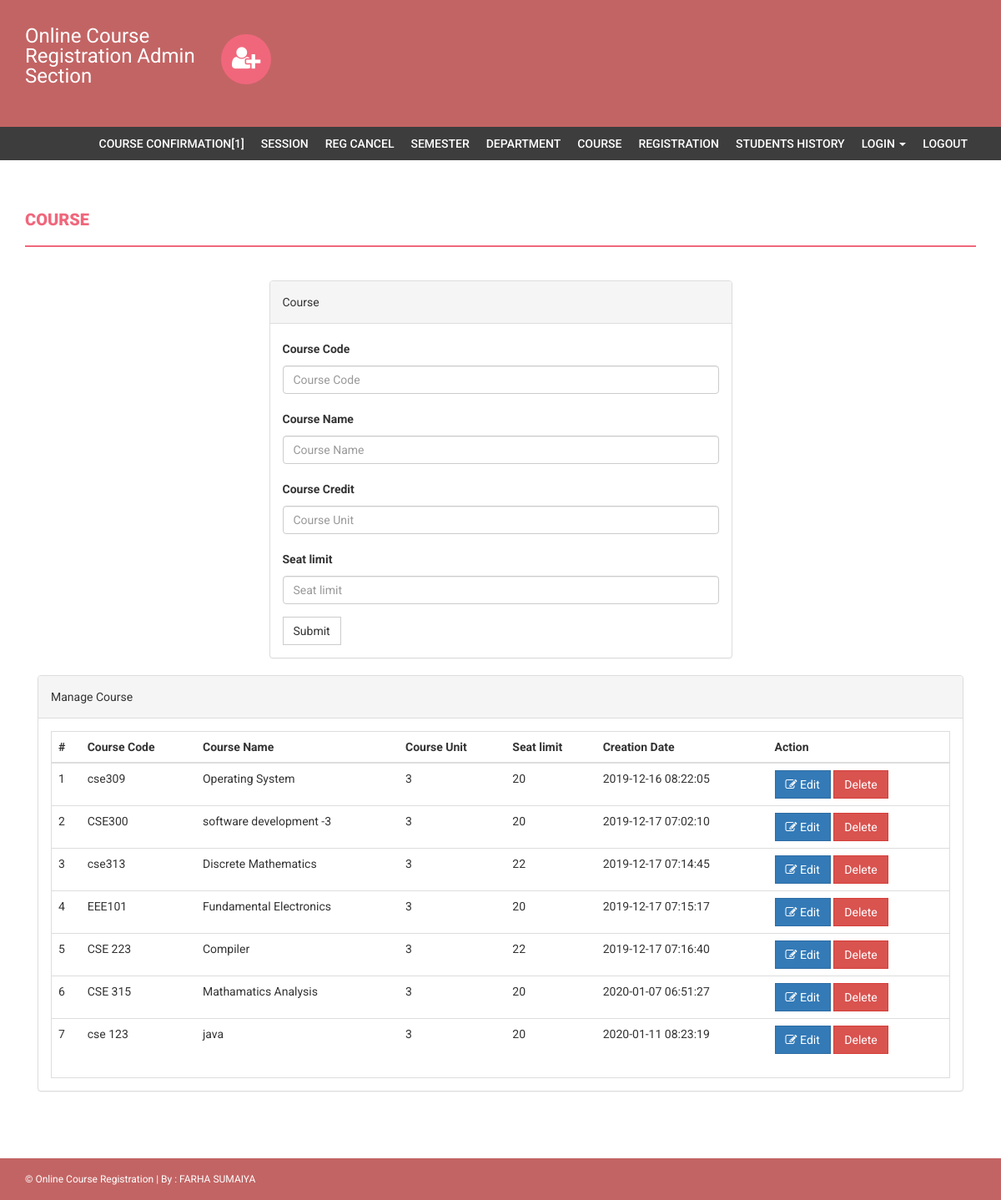
Page /admin/course.php (signed in) on the committed database.
### tables this page shows
CREATE TABLE `course` (
  `id` int(11) NOT NULL,
  `courseCode` varchar(255) DEFAULT NULL,
  `courseName` varchar(255) DEFAULT NULL,
  `courseUnit` varchar(255) DEFAULT NULL,
  `noofSeats` int(11) DEFAULT NULL,
  `creationDate` timestamp NULL DEFAULT current_timestamp(),
  `updationDate` varchar(255) DEFAULT NULL
);

### admin/course.php (the view, shortened to what this page needs)
<?php
if(strlen($_SESSION['alogin'])==0)
    {
header('location:index.php');
}
else{
?>
<!DOCTYPE html>
<html xmlns="http://www.w3.org/1999/xhtml">
<head>
    <link href="assets/css/bootstrap.css" rel="stylesheet" />
    <link href="assets/css/font-awesome.css" rel="stylesheet" />
    <link href="assets/css/style.css" rel="stylesheet" />
</head>
<body>
<?php include('includes/header.php');?>
<?php if($_SESSION['alogin']!="")
{
 include('includes/menubar.php');
}
 ?>
    <div class="content-wrapper">
        <div class="container">
              <div class="row">
                    <div class="col-md-12">
                        <h1 class="page-head-line">Course  </h1>
                    </div>
                </div>
                <div class="row" >
                  <div class="col-md-3"></div>
                    <div class="col-md-6">
                        <div class="panel panel-default">
                        <div class="panel-heading">
                           Course
                        </div>
                        <div class="panel-body">
                       <form name="dept" method="post">
   <div class="form-group">
    <label for="coursecode">Course Code  </label>
    <input type="text" class="form-control" id="coursecode" name="coursecode" placeholder="Course Code" required />
  </div>
 <div class="form-group">
    <label for="coursename">Course Name  </label>
    <input type="text" class="form-control" id="coursename" name="coursename" placeholder="Course Name" required />
  </div>
<div class="form-group">
    <label for="courseunit">Course Credit  </label>
    <input type="text" class="form-control" id="courseunit" name="courseunit" placeholder="Course Unit" required />
  </div>
<div class="form-group">
    <label for="seatlimit">Seat limit  </label>
    <input type="text" class="form-control" id="seatlimit" name="seatlimit" placeholder="Seat limit" required />
  </div>
 <button type="submit" name="submit" class="btn btn-default">Submit</button>
</form>
                            </div>
                            </div>
                    </div>
                </div>
                <div class="col-md-12">
                    <div class="panel panel-default">
                        <div class="panel-heading">
                            Manage Course
                        </div>
                        <div class="panel-body">
                            <div class="table-responsive table-bordered">
                                <table class="table">
                                    <thead>
                                        <tr>
                                            <th>#</th>
                                            <th>Course Code</th>
                                            <th>Course Name </th>
                                            <th>Course Unit</th>
                                            <th>Seat limit</th>
                                             <th>Creation Date</th>
                                             <th>Action</th>
                                        </tr>
                                    </thead>
                                    <tbody>
<?php
$sql=mysqli_query($con,"select * from course");
$cnt=1;
while($row=mysqli_fetch_array($sql))
{
?>
                                        <tr>
                                            <td><?php echo $cnt;?></td>
                                            <td><?php echo htmlentities($row['courseCode']);?></td>
                                            <td><?php echo htmlentities($row['courseName']);?></td>
                                            <td><?php echo htmlentities($row['courseUnit']);?></td>
                                             <td><?php echo htmlentities($row['noofSeats']);?></td>
                                            <td><?php echo htmlentities($row['creationDate']);?></td>
                                            <td>
                                            <a href="edit-course.php?id=<?php echo $row['id']?>">
<button class="btn btn-primary"><i class="fa fa-edit "></i> Edit</button> </a>
  <a href="course.php?id=<?php echo $row['id']?>&del=delete" onClick="return confirm('Are you sure you want to delete?')">
                                            <button class="btn btn-danger">Delete</button>
</a>
                                            </td>
                                        </tr>
<?php
$cnt++;
} ?>
                                    </tbody>
                                </table>
                            </div>
                        </div>
                    </div>
                </div>
            </div>
        </div>
  <?php include('includes/footer.php');?>
</body>
</html>
<?php } ?>

### admin/includes/header.php (shortened to what this page needs)
<div class="navbar navbar-inverse set-radius-zero">
    <div class="container">
        <div class="navbar-header">
             <a class="navbar-brand" href="#" style="color:#fff; font-size:24px;4px; line-height:24px; ">
               Online Course Registration Admin Section
            </a>
        </div>
        <div class="left-div">
            <i class="fa fa-user-plus login-icon" ></i>
    </div>
        </div>
    </div>

### admin/includes/menubar.php (shortened to what this page needs)
<section class="menu-section">
        <div class="container">
            <div class="row">
                <div class="col-md-12">
                    <div class="navbar-collapse collapse ">
                        <ul id="menu-top" class="nav navbar-nav navbar-right">
						<?php
						$con = mysqli_connect("localhost","root","","onlinecourse");
						$select  = "SELECT * FROM courseenrolls WHERE status=0";
						$rs = mysqli_query($con,$select);
						if($rs){
							$rows = mysqli_num_rows($rs);
						}
						?>
                            <li><a target="_blank" href="pending_course.php">course confirmation[<?php echo $rows;?>]</a></li>
                            <li><a href="session.php">Session</a></li>
                            <li><a target="_blank" href="reg_cancel.php">Reg Cancel</a></li>
                            <li><a href="semester.php">Semester </a></li>
                            <li><a   href="department.php">Department</a></li>
                             <li><a href="course.php">Course</a></li>
                              <li><a href="student-registration.php">Registration</a></li>
                               <li><a href="enroll-history.php">Students History</a></li>
                            <li class="dropdown">
						       <a href="#" class="dropdown-toggle" data-toggle="dropdown">Login <b class="caret"></b></a>
					         </li>
                            <li><a href="logout.php">Logout</a></li>
                        </ul>
                    </div>
                </div>
            </div>
        </div>
    </section>

### admin/includes/footer.php
<footer>
        <div class="container">
            <div class="row">
                <div class="col-md-12">
                    &copy; Online Course Registration | By : FARHA SUMAIYA
                </div>
            </div>
        </div>
    </footer>

### admin/assets/css/style.css (style rules this page uses)
body { font-family: 'Roboto', sans-serif; line-height: 30px; }
.set-radius-zero { border-radius: 0px; -moz-border-radius: 0px; -webkit-border-radius: 0px; }
.content-wrapper { margin-top: 40px; min-height: 600px; padding-bottom: 60px; }
.page-head-line { font-weight: 900; padding-bottom: 20px; border-bottom: 2px solid #F0677C; text-transform: uppercase; color: #F0677C; font-size: 20px; margin-bottom: 40px; }
.btn { border-radius: 0px; -webkit-border-radius: 0px; -moz-border-radius: 0px; }
.login-icon { height: 60px; width: 60px; padding: 13px; border-radius: 50%; font-size: 30px; margin-bottom: 20px; color: #fff; text-align: center; cursor:pointer; background-color:#F0677C; -webkit-border-radius:50%; -moz-border-radius:50%; }
.left-div { padding-left: 30px; margin-top: 40px; margin-bottom: 30px; }
.navbar-brand { width: 250px; padding-top: 30px; }
.menu-section { background-color: #3D3D3D; }
#menu-top a { color: #FFF; text-decoration: none; font-weight: 500; padding: 10px 10px 10px 10px; text-transform: uppercase; }
.navbar-inverse { background-color: #C36464; border-color: transparent; }
.navbar { margin-bottom: 0px; }
footer { padding: 10px; color: #fff; font-size: 12px; background-color: #C36464; }

### rows in the picture
course: courseCode "cse309", courseName "Operating System", courseUnit "3", noofSeats "20", creationDate "2019-12-16 08:22:05"
course: courseCode "CSE300", courseName "software development -3", courseUnit "3", noofSeats "20", creationDate "2019-12-17 07:02:10"
course: courseCode "cse313", courseName "Discrete Mathematics", courseUnit "3", noofSeats "22", creationDate "2019-12-17 07:14:45"
course: courseCode "EEE101", courseName "Fundamental Electronics", courseUnit "3", noofSeats "20", creationDate "2019-12-17 07:15:17"
course: courseCode "CSE 223", courseName "Compiler", courseUnit "3", noofSeats "22", creationDate "2019-12-17 07:16:40"
course: courseCode "CSE 315", courseName "Mathamatics Analysis", courseUnit "3", noofSeats "20", creationDate "2020-01-07 06:51:27"
course: courseCode "cse 123", courseName "java", courseUnit "3", noofSeats "20", creationDate "2020-01-11 08:23:19"

### other values in the picture
$rows "1"
